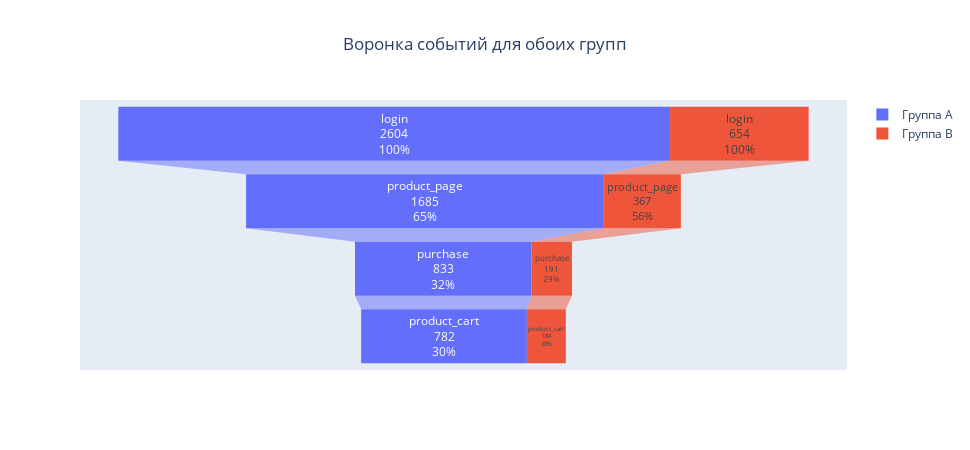

Here is the notebook cell this chart was saved with:
### Markdown cell above
### Изучение воронки конверсии обоих групп пользователей

### Code cell
fun_a = data.query('group=="A"').groupby(['event_name'], as_index=False)['user_id'].nunique().sort_values('user_id', ascending=False)
fun_b = data.query('group=="B" and user_id not in @deniable_users').groupby(['event_name'], as_index=False)['user_id'].nunique().sort_values('user_id', ascending=False)
fig = go.Figure()

fig.add_trace(go.Funnel(
    name = 'Группа А',
    y = fun_a['event_name'],
    x = fun_a['user_id'],
    textinfo = "label+value+percent initial"))

fig.add_trace(go.Funnel( 
    name = 'Группа B',
    orientation = "h",
    y = fun_b['event_name'],
    x = fun_b['user_id'],
    textposition = "inside",
    textinfo = "label+value+percent initial"))

fig.update_layout(title={'text' : 'Воронка событий для обоих групп',
            'x':0.5,
            'xanchor': 'center'
        },
    autosize=False,
    width=970,
    height=450)
fig.update_yaxes(showticklabels=False)
fig.show()

### Figure 1 — Plotly figure (JSON) as saved in the notebook; plotly's stock layout.template omitted (floating-point values rounded to 4 significant figures)
{"data": [{"name": "Группа А", "textinfo": "label+value+percent initial", "type": "funnel", "x": [2604, 1685, 833, 782], "y": ["login", "product_page", "purchase", "product_cart"]}, {"name": "Группа B", "orientation": "h", "textinfo": "label+value+percent initial", "textposition": "inside", "type": "funnel", "x": [654, 367, 191, 184], "y": ["login", "product_page", "purchase", "product_cart"]}], "layout": {"autosize": false, "height": 450, "title": {"text": "Воронка событий для обоих групп", "x": 0.5, "xanchor": "center"}, "width": 970, "yaxis": {"showticklabels": false}}}
